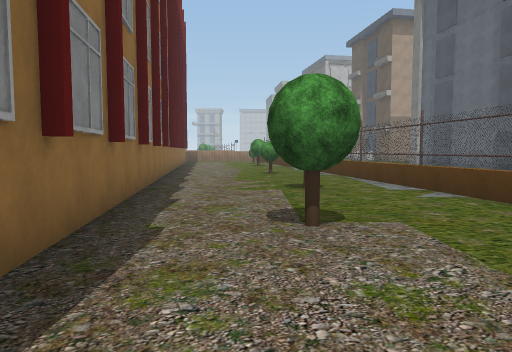
[1] (above)

24 first-person views from a walk through a scene from a Unity 3-D project. The camera is 1.4 m above the floor, tilts 4° down and sees 70° across. The floor is counted in squares, 2 m on a side. Each view is taken from the middle of a square. On the plan, view 1 faces up. The plan holds only what a view shows up to about 11 squares ahead; the rest is blank. The place goes on beyond the plan. Some trees and plants on the terrain are drawn as simple stand-ins. The player character is not drawn. Some animated figures are not drawn. Door leaves are left out, so doorways stand open. Some surface patterns are stand-ins.

[2]
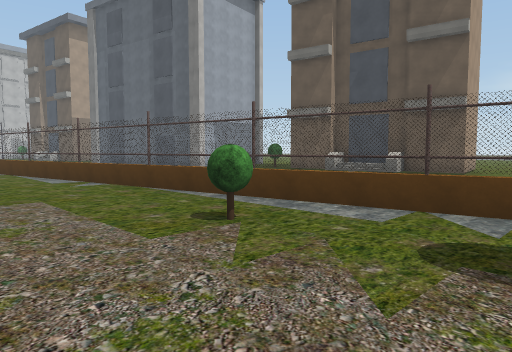

[3]
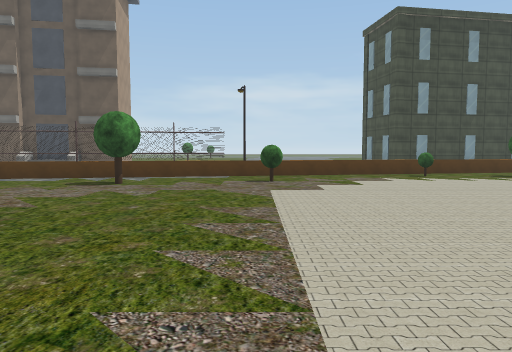

[4]
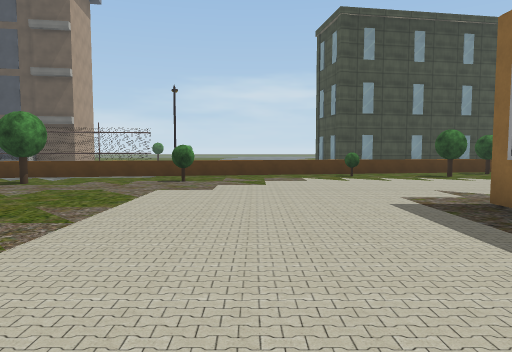

[5]
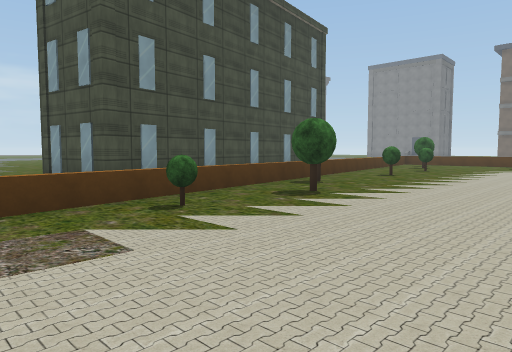

[6]
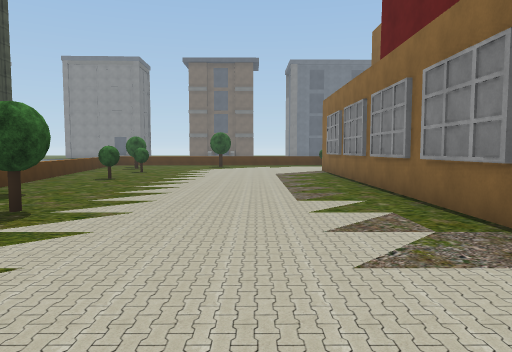

[7]
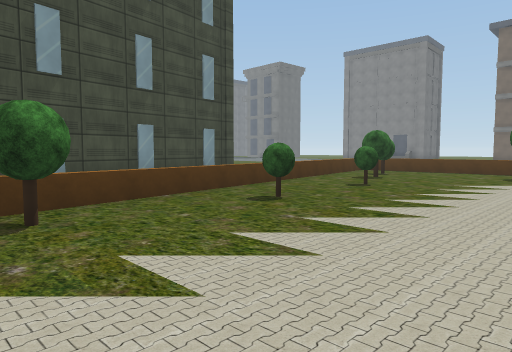

[8]
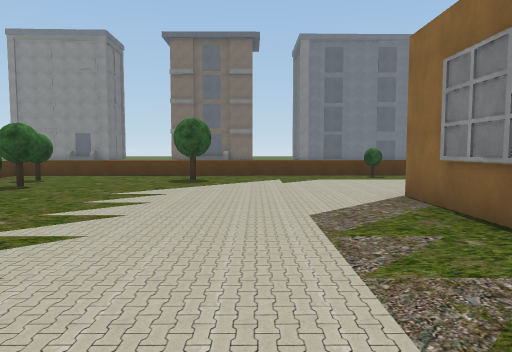

[9]
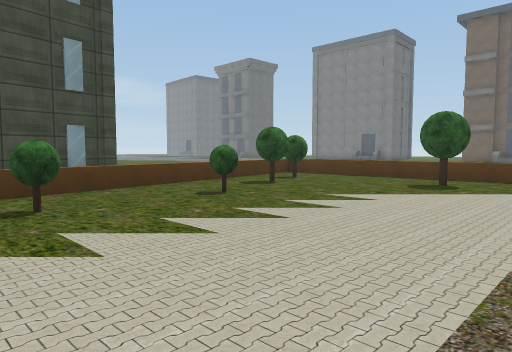

[10]
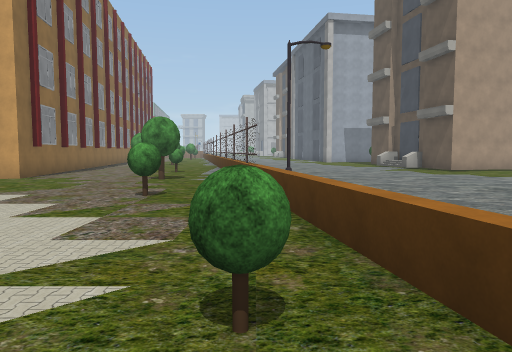

[11]
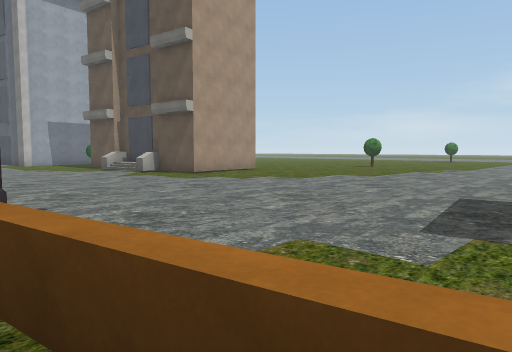

[12]
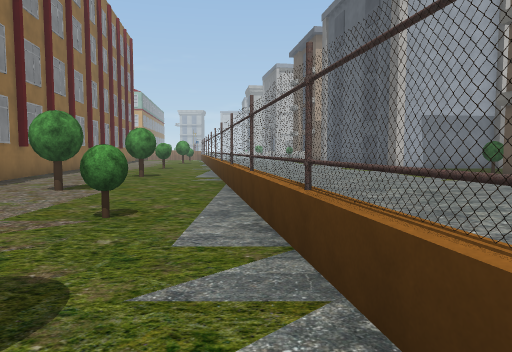

[13]
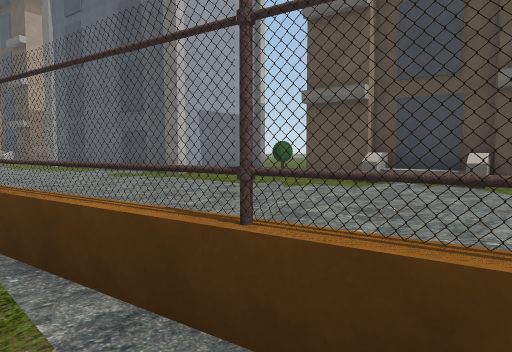

[14]
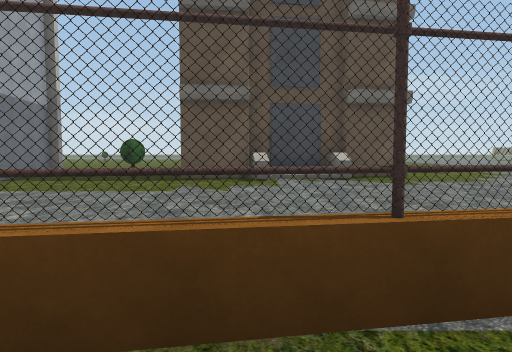

[15]
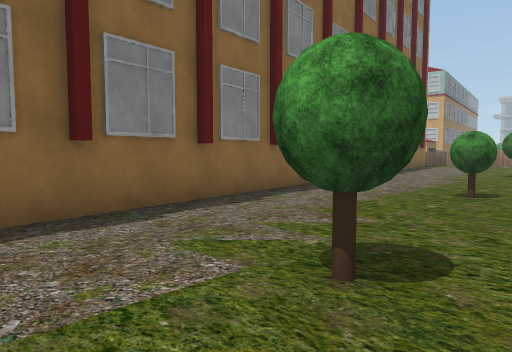

[16]
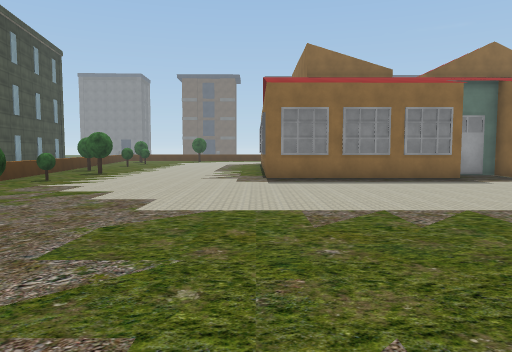

[17]
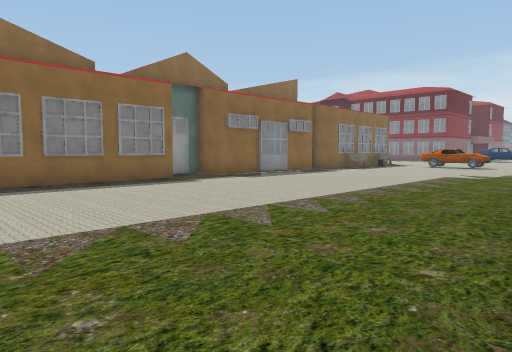

[18]
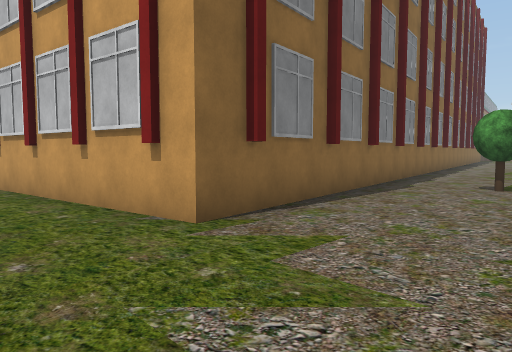

[19]
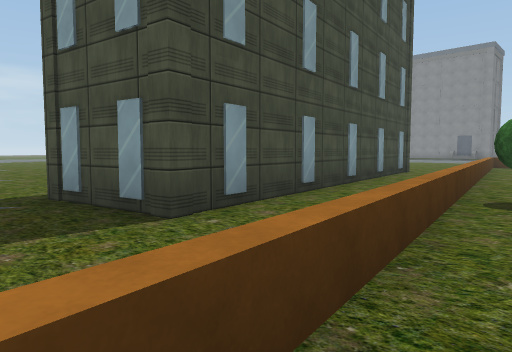

[20]
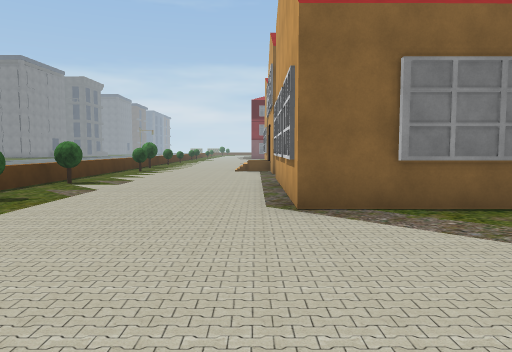

[21]
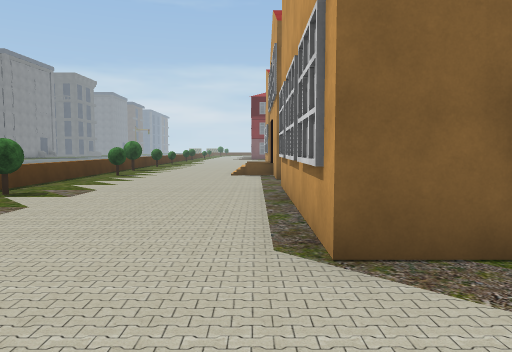

[22]
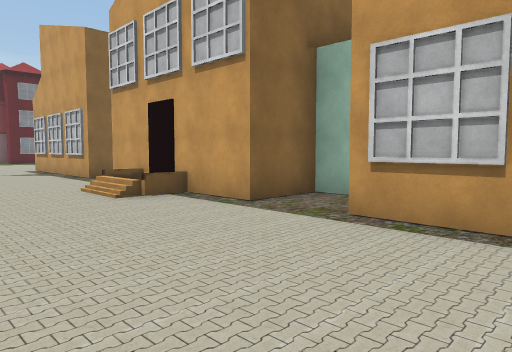

[23]
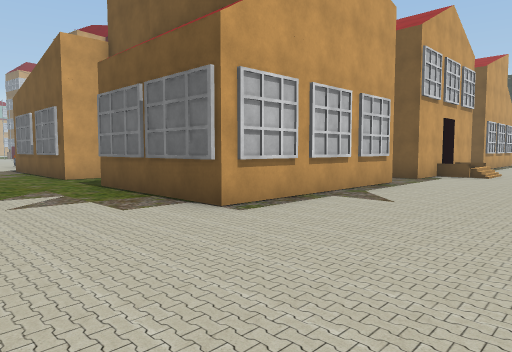

[24]
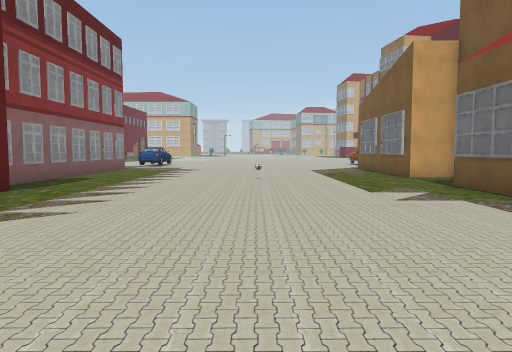

### Floor plan
Points are (right, up) in squares from view 1. A wall is a line through its corners. A room is listed if a view was taken in it or the views show most of it. See-through windows are left out.
Room 1 (views 1, 13, 14, 15, 16)
walls: (-2.7, 11.1) (-0.9, -2); (9.2, -15.4) (8.3, -10) (10.8, -9.6)
low walls: (4.3, -0.7) (3.8, 2.5); (2.7, 8.3) (2.5, 9.4)
ways out: opening at (1.5, -0.8) to room 2; opening at (6, -10) to room 2; opening at (7, -15) to room 2; opening at (8, -15)
objects: tree (0, 11); tree (1, 3); tree (1, 7); tree (2, 1); other object (2, 10) to (2, 11); other object (3, 5) to (3, 6); other object (3, 8); other object (4, -2) to (5, -1); other object (4, 3); other object (5, -3); streetlight (6, -5); house (9, 11) to (11, 11); house (11, 3) to (11, 7); tree (11, 8)
Room 2 (views 2, 3, 4, 5, 6, 7, 8, 9, 10, 11, 12, 17, 18, 19, 20, 21, 22, 23, 24)
walls: (-7.6, -10) (-6.6, -10) (-6.6, -11) (-5.6, -11); (-16, -14.8) (-17.1, -14.8) (-17.1, -11.3); (-5.1, -10) (-0.2, -10); (-12.4, -19.9) (-12.4, -20.5) (-17.1, -20.5) (-17.1, -16.8); (-5.9, -19) (-6.6, -19) (-6.6, -20.5) (-11, -20.5) (-11, -19.9); (-0.3, -10.4) (-0.3, -20.5) (-5.1, -20.5); (-26, -12.9) (-26, -16.8); (-0.9, -2) (-5.8, -2.7)
low walls: (-8.1, -20.5) (-8.1, -21.5); (-9.7, -21.4) (-9.7, -20.5); (-8.2, -21.4) (-8.2, -20.5); (4.5, -1.7) (4.4, -0.9); (-3, -25.5) (8, -25.2); (8.5, -24.1) (4.8, -3.5); (8.6, -25.1) (8.5, -24.2)
ways out: opening at (1.5, -0.8) to room 1; opening at (6, -10) to room 1; opening at (7, -15) to room 1; opening at (8, -21)
objects: other object (-21, -15); tree (-8, -25); tree (-4, -25); tree (-1, -25); tree (3, -5); tree (3, -2); tree (4, -24); tree (5, -12); tree (5, -10); tree (6, -20); tree (6, -17); tree (6, -14); tree (7, -24); tree (7, -22)

Positions as (right, up) in squares from view 1, and headings:
1: (0, 0), facing up
2: (0, -2), facing up-right
3: (-5, -5), facing right
4: (-5, -7), facing right
5: (1, -7), facing down-right
6: (2, -8), facing down
7: (2, -13), facing down-right
8: (2, -15), facing down
9: (1, -16), facing down-right
10: (5, -11), facing up
11: (5, -8), facing up-right
12: (4, -3), facing up
13: (3, 1), facing up-right
14: (2, 5), facing right
15: (2, 5), facing up-left
16: (0, -1), facing down
17: (0, -2), facing down-left
18: (2, -4), facing up-left
19: (5, -8), facing down-right
20: (4, -21), facing left
21: (2, -21), facing left
22: (-3, -24), facing up-left
23: (-20, -24), facing up-right
24: (-21, -24), facing up
